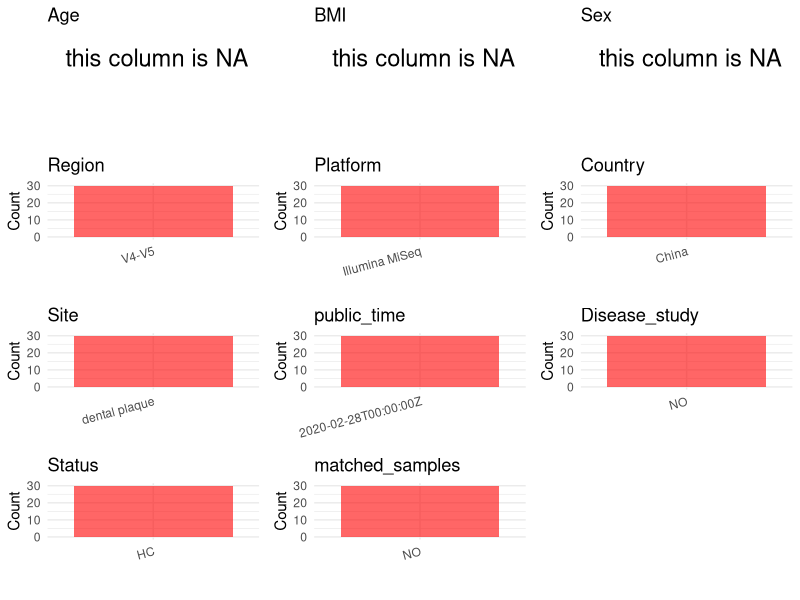

Write the R code that produced this figure. (Note: this script raises an error after producing the figure.)
## ---- chunk 1
library(tidyverse)
library(ggplot2)
library(cowplot)

setwd("/home/dongbiao/word_embedding_microbiome/all_data/oral/global-oral-microbiome/data/projects/PRJNA511568")
initial_meta <- read.csv("SraRunTable.csv", header = TRUE) 
head(initial_meta)
## ---- chunk 2
metadata <- data.frame(
  BioProject = initial_meta$BioProject,
  Run = initial_meta$Run,
  sample_name = initial_meta$Sample.Name,
  Age = NA,
  BMI = NA,
  Sex = NA,
  Platform = initial_meta$Instrument,
  # Country = initial_meta$geo_loc_name_country,
  Site = initial_meta$isolation_source,
  public_time = initial_meta$ReleaseDate,
  # Status = initial_meta$Sample.Name,
  stringsAsFactors = FALSE
)
## ---- chunk 3


 # metadata <- metadata %>%
 #  mutate(Sex = recode(Sex, "female" = "F", "male" = "M"))
# metadata <-metadata%>%
#   mutate(Status = case_when(Site == "mucous" ~ "OSCC",
#                             Site == "dental plaque" ~ "OSCC",
#                             Site == "tumor" ~ "OSCC",
#                             TRUE ~ NA))

## ---- chunk 4
metadata$Country <- "China"
metadata$Status <- "HC"
metadata$matched_samples <- "NO"
metadata$Region <- "V4-V5"
metadata$title <- "Effects of a probiotic drink containing Lactobacillus casei strain Shirota on dental plaque microbiota"
metadata$Disease_study <- "NO"
metadata$PCR_primers <- "(forward, 5'-GTGACAGCAGCCGCGGTAA-3' and reverse, 5'-CCGTCAATTTATTTAAGTTT-3')"
head(metadata)
## ---- chunk 5
print(paste("Number of unique runs:", length(unique(metadata$Run))))
print(paste("Number of unique sample names:", length(unique(metadata$sample_name))))
## ---- chunk 6
plot_data <- metadata %>%
  select(-BioProject, -Run, -sample_name, -title)

# Function to create simple plots for each column
create_simple_plots <- function(data) {
  plots <- list()

  for (col in colnames(data)) {
    # Check if the column is all NA
    if (all(is.na(data[[col]]))) {
      # Create an empty plot with text indicating all NA
      p <- ggplot() +
        annotate("text", x = 0.5, y = 0.5, label = "this column is NA", size = 6) +
        labs(title = col) +
        theme_void()
    } else if (is.numeric(data[[col]])) {
      # Numeric variable: histogram
      p <- ggplot(data, aes(x = .data[[col]])) +
        geom_histogram(fill = "blue", alpha = 0.6, bins = 20, na.rm = T) +
        labs(title = col) +
        theme_minimal()
    } else {
      # Categorical variable: bar plot (remove NA values)
      count_data <- as.data.frame(table(data[[col]], useNA = "ifany"))
      p <- ggplot(count_data, aes(x = reorder(Var1, -Freq), y = Freq)) +
        geom_col(fill = "red", alpha = 0.6) +
        labs(title = col, x = NULL, y = "Count") +
        theme_minimal() +
        theme(axis.text.x = element_text(angle = 15, hjust = 1))
    }
    plots[[col]] <- p
  }

  return(plots)
}


plots <- create_simple_plots(plot_data)
p<-plot_grid(plots$Age,
          plots$BMI,
          plots$Sex,
          plots$Region,
          plots$Platform,
          plots$Country,
          plots$Site,
          plots$public_time,
          # plots$PCR_primers,
          plots$Disease_study,
          plots$Status,
          plots$matched_samples,# add
          ncol = 3, align = "hv", axis = "lb")
ggsave("Metadata_Summary.png", plot = p, width = 8, height = 6, dpi = 150)


## ---- chunk 7
knitr::include_graphics("Metadata_Summary.png")
## ---- chunk 8
metadata <- metadata[, c(
  "BioProject", "Run", "sample_name", "Age", "BMI", "Sex",
  "Region", "Platform", "Country", "Site", "public_time",
  "PCR_primers", "title", "Disease_study", "Status","matched_samples"
)]



write.csv(metadata, file = "metadata.csv", quote = TRUE)
